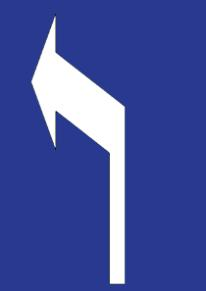
#> input picture Picture/Blue_Left.jpg, 206 x 291 px
$ python st_01.py
#> lines starting #> are read from the running program, lines starting #| are printed output that depends on the picture
### detect/feature.py
import cv2
import numpy as np


class Sift:
    """
    使用SIFT检测图像特征点，效果较好，但是计算量更大，推荐使用
    """
    # [5 lines left out: function __init__, not called in this run]

    def detect_and_compute(self, gray_img):
        self.kp, self.des = self.sift.detectAndCompute(gray_img, None)


class ORB:
    """
    使用ORB检测图像特征点，计算量小，但是效果不如SIFT，不推荐使用
    """
    # [5 lines left out: function __init__, not called in this run]

    def detect_and_compute(self, gray_img):
        self.kp, self.des = self.orb.detectAndCompute(gray_img, None)


class Matcher:
    """
    特征匹配器，用于将两张图片进行特征点匹配
    """
    # [42 lines left out: functions __init__, knn_match, clear_good, not called in this run]


Blue_Left = cv2.imread('Picture/Blue_Left.jpg')
#> Blue_Left is the input picture: shape (291, 206, 3); mean B, G, R 156.9, 81.6, 67.5
gray_Blue_Left = cv2.cvtColor(Blue_Left, cv2.COLOR_BGR2GRAY)
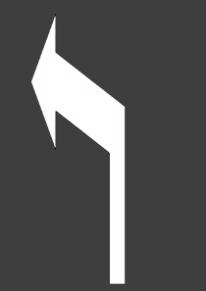
#> gray_Blue_Left: shape (291, 206); min 14, max 255, mean 85.8
Blue_Right = cv2.imread('Picture/Blue_Right.jpg')
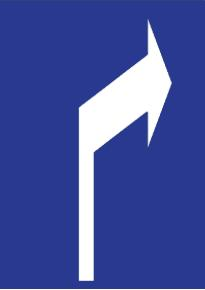
#> input picture Picture/Blue_Right.jpg, 205 x 290 px
#> Blue_Right is the input picture: shape (290, 205, 3); mean B, G, R 157, 81.7, 67.5
gray_Blue_Right = cv2.cvtColor(Blue_Right, cv2.COLOR_BGR2GRAY)
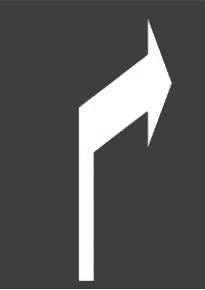
#> gray_Blue_Right: shape (290, 205); min 40, max 255, mean 85.9

Red_Left = cv2.imread('Picture/Red_Left.jpg')
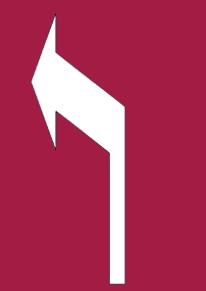
#> input picture Picture/Red_Left.jpg, 206 x 291 px
#> Red_Left is the input picture: shape (291, 206, 3); mean B, G, R 91.1, 56.2, 173.4
gray_Red_Left = cv2.cvtColor(Red_Left, cv2.COLOR_BGR2GRAY)
Red_Right = cv2.imread('Picture/Red_Right.jpg')
#> (the run stopped early here; a loop or call above may not have finished)
